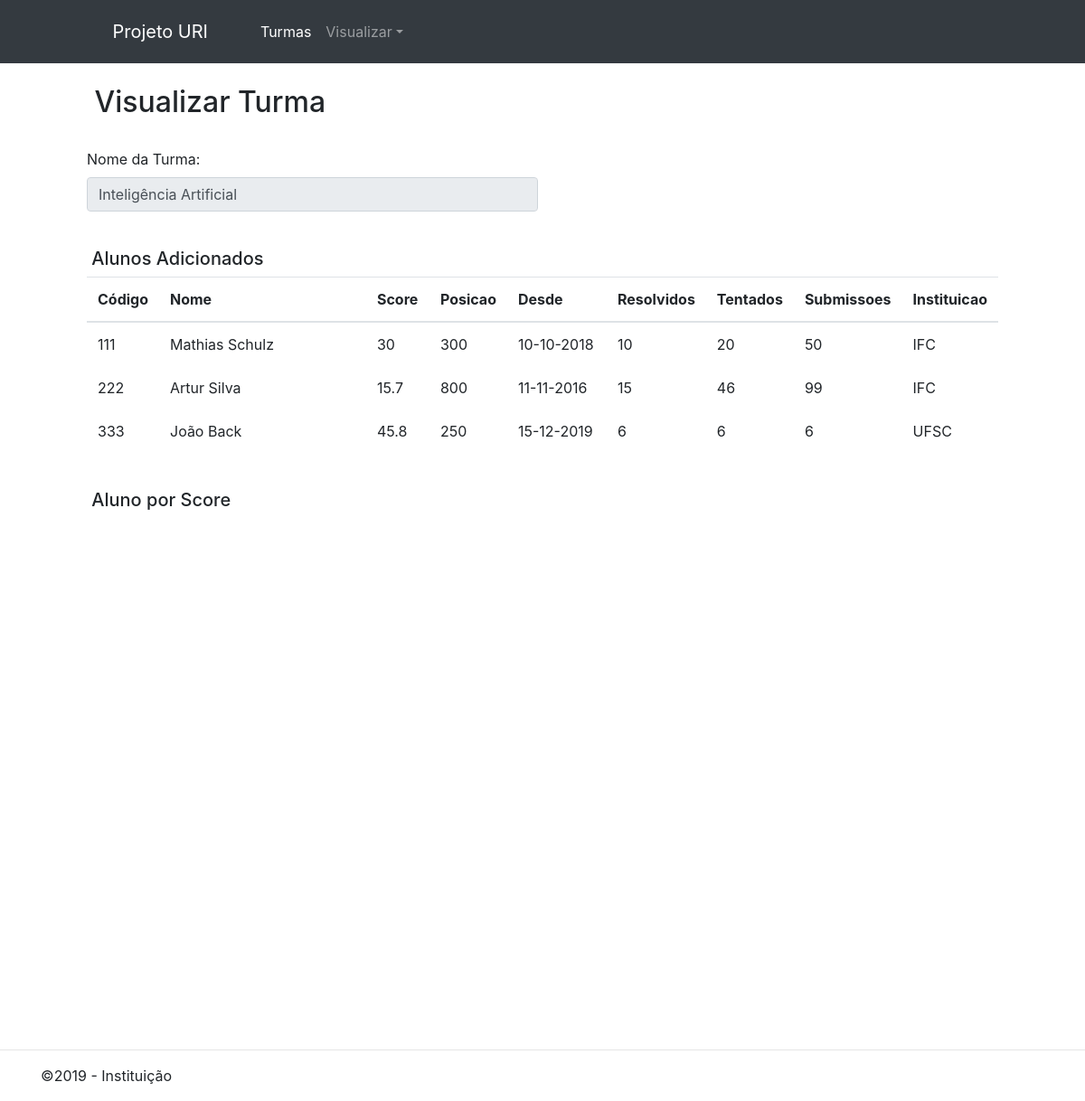
Screenshot of /turmaInfo.php?id=3 with the database file from the repository.
### tables this page shows
CREATE TABLE IF NOT EXISTS Turma (
	idTurma INT NOT NULL AUTO_INCREMENT PRIMARY KEY,
	nome VARCHAR(45) NOT NULL
);

CREATE TABLE IF NOT EXISTS Aluno (
	idAluno INT NOT NULL AUTO_INCREMENT PRIMARY KEY,
	codigo INT NOT NULL,
	nome VARCHAR(45) NOT NULL,
	score DOUBLE NOT NULL,
	posicao INT NULL,
	desde DATETIME NULL,
	resolvidos INT NULL,
	tentados INT NULL,
	submissoes INT NULL,
	idInstituicao INT,
	UNIQUE INDEX codigo_UNIQUE (codigo ASC),
	CONSTRAINT fk_Aluno_Instituicao FOREIGN KEY (idInstituicao) REFERENCES Instituicao(idInstituicao)
);

CREATE TABLE IF NOT EXISTS Instituicao (
  idInstituicao INT NOT NULL AUTO_INCREMENT PRIMARY KEY,
  nome VARCHAR(45) NOT NULL
);

### classesDAO/TurmaDAO.class.php (called while the page is built, shortened)
<?php
class TurmaDAO {
    public function selectTurmaPorId($id)
    {
        try {
            $sql = "SELECT * FROM TURMA WHERE IDTURMA = $id;";
            $pdo = Conexao::startConnection();
            $stmt = $pdo->prepare($sql);
            $stmt->execute();
            $turma = $stmt->fetchAll(PDO::FETCH_ASSOC);
            $sql = "SELECT TA.idAluno FROM TURMA T INNER JOIN TURMAALUNO TA ON T.IDTURMA = TA.IDTURMA WHERE T.IDTURMA = $id;";
            $stmt = $pdo->prepare($sql);
            $stmt->execute();
            $alunosRs = $stmt->fetchAll(PDO::FETCH_ASSOC);
            $listaAlunos = [];
            foreach($alunosRs as $aluno){
                $alunoDAO = new AlunoDAO();
                $aluno = $alunoDAO->selectAlunoPorId(intval($aluno['idAluno']))[1][0];
                $listaAlunos[] = $aluno;
            }
            $result = new Turma();
            $result->setNome($turma[0]['nome']);
            $result->setId($turma[0]['idTurma']);
            $result->setListaAlunos($listaAlunos);
            return [true, $result];
        } catch(PDOException $e) {
            return [false, 'Error: ' . $e->getMessage()];
        }
    }
}

### classesDAO/AlunoDAO.class.php (called while the page is built, shortened)
<?php
require_once "InstituicaoDAO.class.php";
class AlunoDAO {
    public function selectAlunoPorId($id)
    {
        try {
            $sql = "SELECT * FROM ALUNO WHERE IDALUNO = $id;";
            $pdo = Conexao::startConnection();
            $stmt = $pdo->prepare($sql);
            $stmt->execute();
            $result = [];
            while ($linha = $stmt->fetch(PDO::FETCH_ASSOC)) {
                $oInstituicaoDAO = new InstituicaoDAO();
                $oInstituicao = $oInstituicaoDAO->select('idInstituicao', InstituicaoDAO::TIPO_NUMERO, $linha['idInstituicao'])[1][0];
                $result[] = (new Aluno())
                    ->setID($linha['idAluno'])
                    ->setCodigo($linha['codigo'])
                    ->setNome($linha['nome'])
                    ->setScore($linha['score'])
                    ->setPosicao($linha['posicao'])
                    ->setDesde(new DateTime($linha['desde']))
                    ->setResolvidos($linha['resolvidos'])
                    ->setTentados($linha['tentados'])
                    ->setSubmissoes($linha['submissoes'])
                    ->setInstituicao($oInstituicao)
                ;
            }
            return [true, $result];
        } catch(PDOException $e) {
            return [false, 'Error: ' . $e->getMessage()];
        }
    }
}

### classesDAO/InstituicaoDAO.class.php (called while the page is built, shortened)
<?php
class InstituicaoDAO {
    public function select($campoBusca, $tipo, $valorBusca, $operador = null)
    {
        try {
            if ($campoBusca && $tipo && $valorBusca) {
                $op = self::OPERADOR_IGUAL;
                if ($tipo == self::TIPO_NUMERO) {
                    $sql = ""
                        . "SELECT * FROM instituicao WHERE " . $campoBusca . " " . $op .  " :valor";
                    $valor = $valorBusca;
                } elseif ($tipo == self::TIPO_STRING) {
                    $sql = ""
                        . "SELECT * FROM instituicao WHERE " . $campoBusca . " LIKE :valor";
                    $valor = "%" . $valorBusca . "%";
                }
                $pdo = Conexao::startConnection();
                $stmt = $pdo->prepare($sql);
                $stmt->bindValue(':valor', $valor, PDO::PARAM_STR);
                $stmt->execute();
                $result = [];
                while ($linha = $stmt->fetch(PDO::FETCH_ASSOC)) {
                    $result[] = (new Instituicao())
                            ->setId($linha['idInstituicao'])
                            ->setNome($linha['nome']);
                }
                return [true, $result];
            }
            return [false, "Sem resultados. "];
        } catch(PDOException $e) {
            return [false, 'Error: ' . $e->getMessage()];
        }
    }
}

### classes/Instituicao.class.php (called while the page is built, shortened)
<?php
class Instituicao {
    private $nome;
    public function setId($id)
    {
        return $this;
    }
    public function getNome()
    {
        return $this->nome;
    }
    public function setNome($nome)
    {
        $this->nome = $nome;
        return $this;
    }
}

### classes/Aluno.class.php (called while the page is built, shortened)
<?php
class Aluno {
	private $codigo;
	private $nome;
	private $score;
	private $posicao;
	private $desde;
	private $resolvidos;
	private $tentados;
    private $submissoes;
    private $Instituicao;
    public function setId($id)
    {
        return $this;
    }
	public function getCodigo()
	{
		return $this->codigo;
	}
	public function setCodigo($codigo)
	{
		$this->codigo = $codigo;
		return $this;
	}
	public function getNome()
	{
		return $this->nome;
	}
	public function setNome($nome)
	{
		$this->nome = $nome;
		return $this;
	}
	public function getScore()
	{
		return $this->score;
	}
	public function setScore($score)
	{
		$this->score = $score;
		return $this;
	}
	public function getPosicao()
	{
		return $this->posicao;
	}
	public function setPosicao($posicao)
	{
		$this->posicao = $posicao;
		return $this;
	}
	public function getDesde()
	{
		return $this->desde;
	}
	public function setDesde($desde)
	{
		$this->desde = $desde;
		return $this;
	}
	public function getResolvidos()
	{
		return $this->resolvidos;
	}
	public function setResolvidos($resolvidos)
	{
		$this->resolvidos = $resolvidos;
		return $this;
	}
	public function getTentados()
	{
		return $this->tentados;
	}
	public function setTentados($tentados)
	{
		$this->tentados = $tentados;
		return $this;
	}
	public function getSubmissoes()
	{
		return $this->submissoes;
	}
	public function setSubmissoes($submissoes)
	{
		$this->submissoes = $submissoes;
		return $this;
	}
    public function getInstituicao()
    {
        return $this->Instituicao;
    }
    public function setInstituicao($Instituicao)
    {
        $this->Instituicao = $Instituicao;
        return $this;
    }
}

### classes/Turma.class.php (called while the page is built, shortened)
<?php
class Turma {
    private $nome;
    private $listaAlunos;
    public function setId($id)
    {
        return $this;
    }
    public function getNome()
    {
        return $this->nome;
    }
    public function setNome($nome)
    {
        $this->nome = $nome;
        return $this;
    }
    public function getListaAlunos()
    {
        return $this->listaAlunos;
    }
    public function setListaAlunos($listaAlunos)
    {
        $this->listaAlunos = $listaAlunos;
        return $this;
    }
}

### turmaInfo.php (the view, shortened to what this page needs)
<?php
    require_once "inc/Header.php";
    $oTurmaDAO = new TurmaDAO();
    $oTurma = $oTurmaDAO->selectTurmaPorId($_GET['id'])[1];
    $tableAlunos = "";
    foreach ($oTurma->getListaAlunos() as $oAluno) {
        $nomeAluno = utf8_encode($oAluno->getNome());
        $tableAlunos .= "<tr><td id='input_number'>{$oAluno->getCodigo()}</td>"
            . "<td id='input_tabela'>{$nomeAluno}</td>"
            . "<td id='input_number'>{$oAluno->getScore()}</td>"
            . "<td id='input_number'>{$oAluno->getPosicao()}</td>"
            . "<td id='input_data'>{$oAluno->getDesde()->format('d-m-Y')}</td>"
            . "<td id='input_number'>{$oAluno->getResolvidos()}</td>"
            . "<td id='input_number'>{$oAluno->getTentados()}</td>"
            . "<td id='input_number'>{$oAluno->getSubmissoes()}</td>"
            . "<td id='input_number'>{$oAluno->getInstituicao()->getNome()}</td></tr>";
    }
?>
<h2>&nbspVisualizar Turma</h2><br>
<div class="form-row">
    <div class="form-group col-md-6">
        <label for="">Nome da Turma:</label>
        <input type="text" name="nome_turma" class="form-control" value="<?= utf8_encode($oTurma->getNome()) ?>" readonly>
    </div>
</div>
<br><h5>&nbspAlunos Adicionados</h5>
<table id="tabela_lista_alunos" class="table">
    <thead>
        <th>Código</th>
        <th>Nome</th>
        <th>Score</th>
        <th>Posicao</th>
        <th>Desde</th>
        <th>Resolvidos</th>
        <th>Tentados</th>
        <th>Submissoes</th>
        <th>Instituicao</th>
    </thead>
    <tbody>
        <?= $tableAlunos ?>
    </tbody>
</table>
<br><h5>&nbspAluno por Score</h5>
<div id="grafico_pizza" style="width: 900px; height: 500px;"></div>
<?php
    require_once "inc/Footer.php";
?>

### css/estilo.css (style rules this page uses)
#input_tabela { box-shadow: 0 0 0 0; border: 0 none; outline: 0; }
#input_number { box-shadow: 0 0 0 0; border: 0 none; outline: 0; width: 70px; }
#input_data { box-shadow: 0 0 0 0; border: 0 none; outline: 0; width: 110px; }

### rows the page displays
turma: nome_turma "Inteligência Artificial"
aluno: codigo "111", nome "Mathias Schulz", score "30", posicao "300", format "10-10-2018", resolvidos "10", tentados "20", submissoes "50", idInstituicao.nome "IFC"
aluno: codigo "222", nome "Artur Silva", score "15.7", posicao "800", format "11-11-2016", resolvidos "15", tentados "46", submissoes "99", idInstituicao.nome "IFC"
aluno: codigo "333", nome "João Back", score "45.8", posicao "250", format "15-12-2019", resolvidos "6", tentados "6", submissoes "6", idInstituicao.nome "UFSC"
